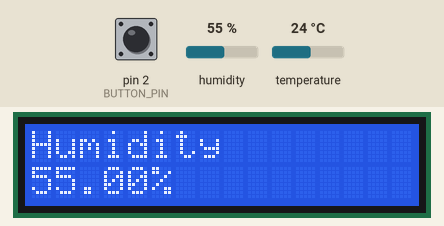
This sketch was run on a simulated Arduino Uno, built with avr-gcc and run on an emulated ATmega328P. Parts: 16×2 character LCD. Inputs (shaded band) come from the test bench; at power-on: pin 2 (BUTTON_PIN) LOW, temperature 24 °C, humidity 55 %.

Above: at 2.7 s.
2.8 s: pin 2 (BUTTON_PIN) pulled HIGH for 0.15 s
At 3.8 s:
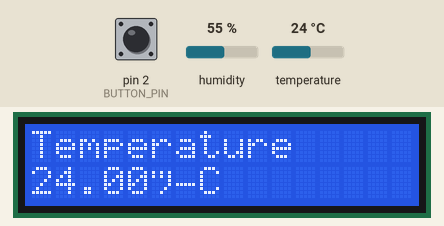
4.4 s: temperature set to 12 °C
At 5.1 s:
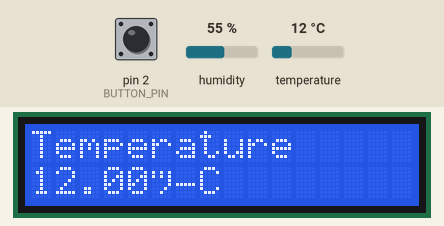
5.9 s: temperature set to 19 °C
At 7.1 s:
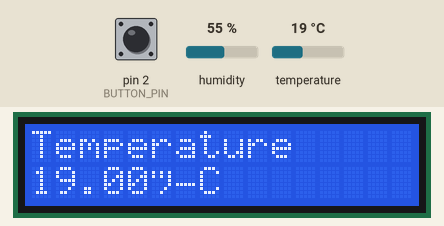
7.4 s: temperature set to 28 °C
At 8.5 s:
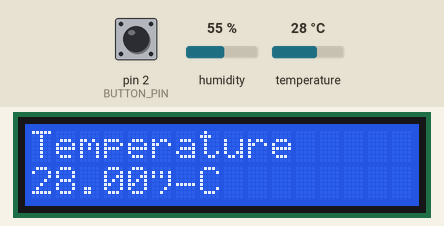
8.9 s: pin 2 (BUTTON_PIN) pulled HIGH for 1 s
At 9.7 s:
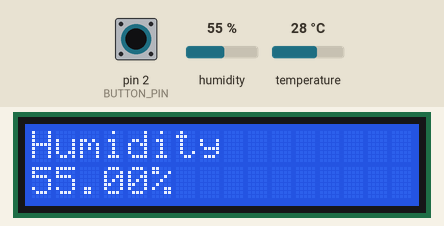
11.4 s: humidity set to 22 %
At 12.7 s:
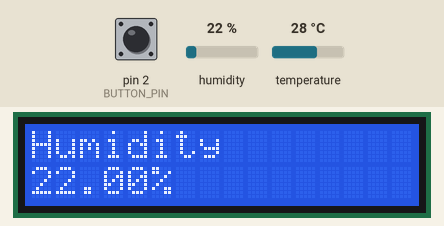
Timing chart, 0 to 13.9 s (numbered marks = the images above; inputs shaded):
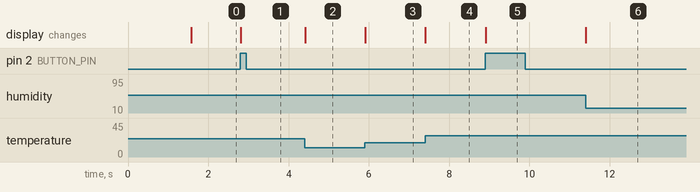

The sketch:

CSE211_Lab07.ino
```cpp
#include <Adafruit_Sensor.h>
#include <DHT.h>
#include <DHT_U.h>
#include <LiquidCrystal.h>

#define BUTTON_PIN 2
#define DHTPIN 7
#define DHTTYPE    DHT11

DHT_Unified dht(DHTPIN, DHTTYPE);
LiquidCrystal lcd(13,12,11,10,9,8);

volatile bool state = false;
sensors_event_t event;

void setup() {
  dht.begin();
  lcd.begin(16,2);
  lcd.print("Temp & Humidity Monitor");
  lcd.setCursor(0,1);
  lcd.print("by AliFuatAkyemiş");
  delay(1500);
  pinMode(BUTTON_PIN, INPUT);
  attachInterrupt(digitalPinToInterrupt(BUTTON_PIN), switchState, RISING);
}

void loop() {
  if (state) temperature();
  else humidity();
}

void switchState() {
  state = !state;
}

void temperature() {
  lcd.setCursor(0,0);
  dht.temperature().getEvent(&event);
  if (isnan(event.temperature)) {
    lcd.print(F("Error reading temperature!"));
  }
  else {
    lcd.print(F("Temperature     "));
    lcd.setCursor(0,1);
    lcd.print(event.temperature);
    lcd.print(F("°C              "));
  }
}

void humidity() {
  lcd.setCursor(0,0);
  dht.humidity().getEvent(&event);
  if (isnan(event.relative_humidity)) {
    lcd.print(F("Error reading humidity!"));
  }
  else {
    lcd.print(F("Humidity        "));
    lcd.setCursor(0,1);
    lcd.print(event.relative_humidity);
    lcd.print(F("%               "));
  }
}
```

Measured:
- after the input at 2.8 s, the display: changes at once (image 1)
- after the input at 4.4 s, the display: changes at once (image 2)
- after the input at 5.9 s, the display: changes at once (image 3)
- after the input at 7.4 s, the display: changes at once (image 4)
- after the input at 8.9 s, the display: changes at once (image 5)
- after the input at 11.4 s, the display: changes at once (image 6)
